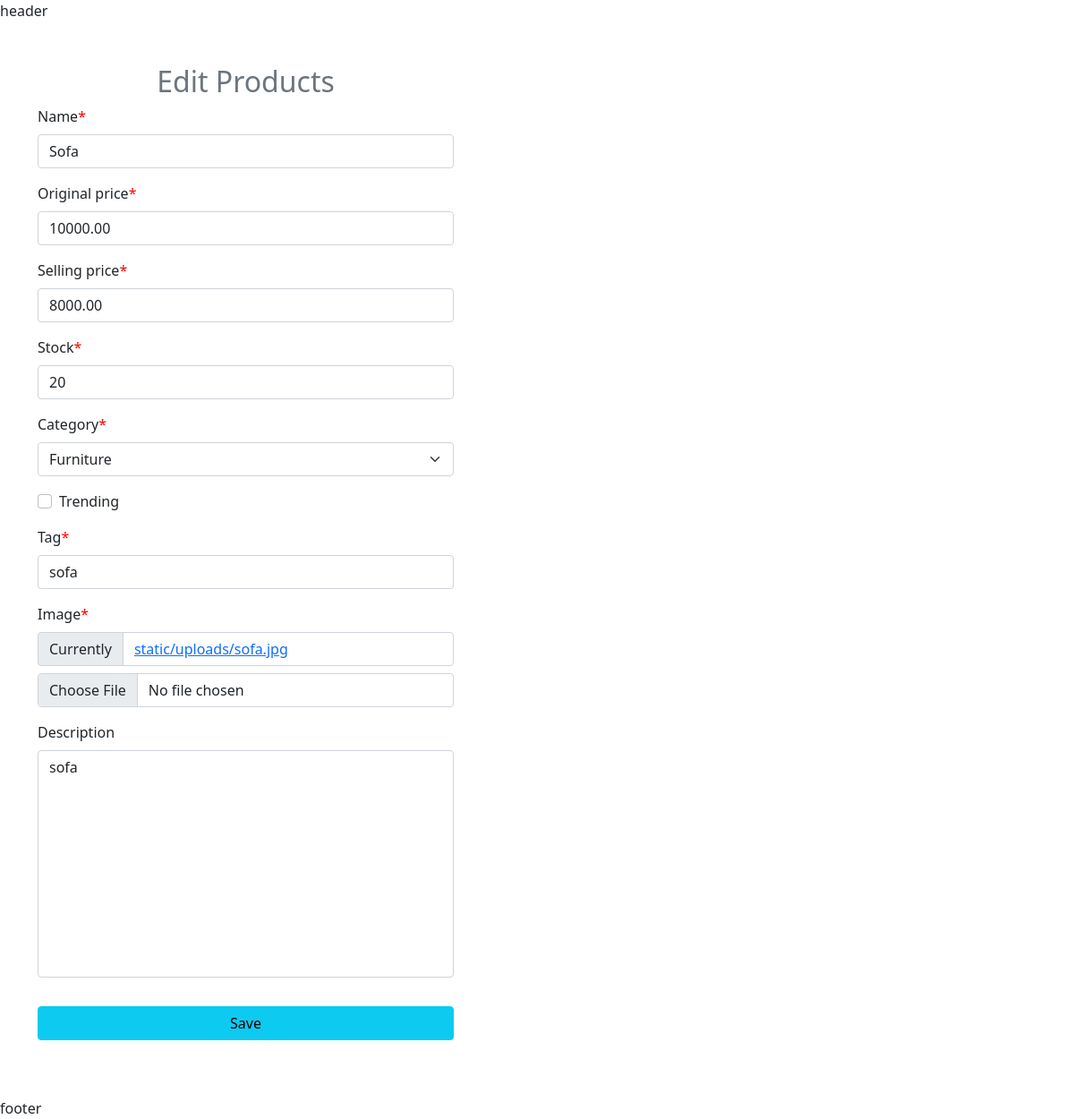
Page /products/update-product/4/ on the committed database.
### products/models.py (models this page shows, shortened)
class Product(models.Model):
    name = models.CharField(max_length=200)
    original_price = models.DecimalField(max_digits=7,decimal_places=2)
    selling_price = models.DecimalField(max_digits=7,decimal_places=2)
    stock = models.IntegerField()
    category = models.ForeignKey(Category, on_delete=models.CASCADE)
    trending = models.BooleanField(default=False)
    tag = models.SlugField()
    image = models.FileField(upload_to='static/uploads')
    created_at = models.DateTimeField(auto_now_add=True)
    description = models.TextField(blank=True)

class Category(models.Model):
    name = models.CharField(max_length=100, unique=True)
    desciption = models.TextField(blank=True)
    created_at = models.DateTimeField(auto_now_add=True)
    def __str__(self):
        return self.name

### products/views.py (the view)
# urls.py: path("update-product/<int:product_id>/", updateProduct, name='update-product'),
def updateProduct(request, product_id):
    product = Product.objects.get(id = product_id)
    if request.method == 'POST':
        productForm = ProductForm(request.POST,request.FILES, instance=product)
        if productForm.is_valid() :
            productForm.save()
            messages.success(request, 'Product updated successfully')
            return redirect('all-products')
    context = {
        'productForm': ProductForm(instance=product)
    }
    return render(request, 'products/updateproduct.html', context)

### products/forms.py
class ProductForm(forms.ModelForm):
    class Meta:
        model = Product
        fields = '__all__' #['name', 'selling_price', 'original price']

### templates/products/updateproduct.html (shortened to what this page needs)
{% extends "base.html" %}
{% load crispy_forms_tags %}
{% block main-content %}
<div class="container my-5">
  <div class="col-md-5">
    <h2 class="text-center text-secondary">Edit Products</h2>
    <form action="" method="POST" enctype="multipart/form-data">
      {{productForm | crispy }}
      <input type="submit" value="Save" class="btn btn-info w-100 my-3" />
    </form>
  </div>
</div>
{% endblock main-content %}

### static/css/style.css (style rules this page uses)
.asteriskField { color : red; }
.textarea { resize: none; }

### rows in the picture
Product: name "Sofa", original_price "10000.00", selling_price "8000.00", stock "20", category "Furniture", tag "sofa", description "sofa"
